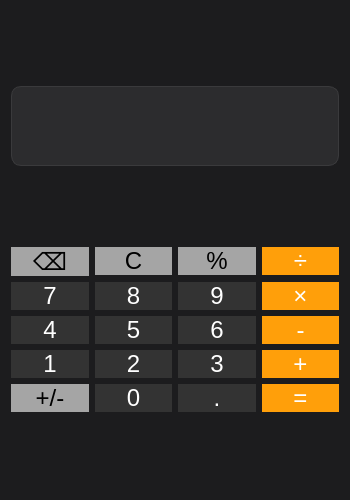
<?xml version="1.0" encoding="UTF-8"?>
<ui version="4.0">
 <class>Widget</class>
 <widget class="QWidget" name="Widget">
  <property name="geometry">
   <rect>
    <x>0</x>
    <y>0</y>
    <width>350</width>
    <height>500</height>
   </rect>
  </property>
  <property name="windowTitle">
   <string>计算器</string>
  </property>
  <property name="styleSheet">
   <string notr="true">QWidget {
    background-color: #1c1c1e;
}
QLineEdit#display {
    background-color: #2c2c2e;
    color: white;
    border: 1px solid #3a3a3c;
    border-radius: 10px;
    font-size: 36px;
    padding: 10px;
}
QPushButton {
    background-color: #333333;
    color: white;
    border: none;
    border-radius: 15px;
    font-size: 24px;
}
QPushButton:hover {
    background-color: #4a4a4a;
}
QPushButton:pressed {
    background-color: #1a1a1a;
}
QPushButton#btnAdd, QPushButton#btnSub, QPushButton#btnMul, QPushButton#btnDiv, QPushButton#btnEqual {
    background-color: #ff9f0a;
    color: white;
}
QPushButton#btnAdd:hover, QPushButton#btnSub:hover, QPushButton#btnMul:hover, QPushButton#btnDiv:hover, QPushButton#btnEqual:hover {
    background-color: #ffb340;
}
QPushButton#btnBackspace, QPushButton#btnClear, QPushButton#btnPercent, QPushButton#btnSign {
    background-color: #a5a5a5;
    color: black;
}</string>
  </property>
  <layout class="QVBoxLayout" name="verticalLayout">
   <item>
    <widget class="QLineEdit" name="display">
     <property name="minimumSize">
      <size>
       <width>0</width>
       <height>80</height>
      </size>
     </property>
     <property name="maximumSize">
      <size>
       <width>16777215</width>
       <height>80</height>
      </size>
     </property>
     <property name="font">
      <font>
       <pointsize>-1</pointsize>
      </font>
     </property>
     <property name="focusPolicy">
      <enum>Qt::FocusPolicy::NoFocus</enum>
     </property>
     <property name="alignment">
      <set>Qt::AlignmentFlag::AlignRight|Qt::AlignmentFlag::AlignTrailing|Qt::AlignmentFlag::AlignVCenter</set>
     </property>
     <property name="readOnly">
      <bool>true</bool>
     </property>
    </widget>
   </item>
   <item>
    <layout class="QGridLayout" name="gridLayout">
     <item row="0" column="0">
      <widget class="QPushButton" name="btnBackspace">
       <property name="text">
        <string>⌫</string>
       </property>
      </widget>
     </item>
     <item row="0" column="1">
      <widget class="QPushButton" name="btnClear">
       <property name="text">
        <string>C</string>
       </property>
      </widget>
     </item>
     <item row="0" column="2">
      <widget class="QPushButton" name="btnPercent">
       <property name="text">
        <string>%</string>
       </property>
      </widget>
     </item>
     <item row="0" column="3">
      <widget class="QPushButton" name="btnDiv">
       <property name="text">
        <string>÷</string>
       </property>
      </widget>
     </item>
     <item row="1" column="0">
      <widget class="QPushButton" name="btn7">
       <property name="text">
        <string>7</string>
       </property>
      </widget>
     </item>
     <item row="1" column="1">
      <widget class="QPushButton" name="btn8">
       <property name="text">
        <string>8</string>
       </property>
      </widget>
     </item>
     <item row="1" column="2">
      <widget class="QPushButton" name="btn9">
       <property name="text">
        <string>9</string>
       </property>
      </widget>
     </item>
     <item row="1" column="3">
      <widget class="QPushButton" name="btnMul">
       <property name="text">
        <string>×</string>
       </property>
      </widget>
     </item>
     <item row="2" column="0">
      <widget class="QPushButton" name="btn4">
       <property name="text">
        <string>4</string>
       </property>
      </widget>
     </item>
     <item row="2" column="1">
      <widget class="QPushButton" name="btn5">
       <property name="text">
        <string>5</string>
       </property>
      </widget>
     </item>
     <item row="2" column="2">
      <widget class="QPushButton" name="btn6">
       <property name="text">
        <string>6</string>
       </property>
      </widget>
     </item>
     <item row="2" column="3">
      <widget class="QPushButton" name="btnSub">
       <property name="text">
        <string>-</string>
       </property>
      </widget>
     </item>
     <item row="3" column="0">
      <widget class="QPushButton" name="btn1">
       <property name="text">
        <string>1</string>
       </property>
      </widget>
     </item>
     <item row="3" column="1">
      <widget class="QPushButton" name="btn2">
       <property name="text">
        <string>2</string>
       </property>
      </widget>
     </item>
     <item row="3" column="2">
      <widget class="QPushButton" name="btn3">
       <property name="text">
        <string>3</string>
       </property>
      </widget>
     </item>
     <item row="3" column="3">
      <widget class="QPushButton" name="btnAdd">
       <property name="text">
        <string>+</string>
       </property>
      </widget>
     </item>
     <item row="4" column="0">
      <widget class="QPushButton" name="btnSign">
       <property name="text">
        <string>+/-</string>
       </property>
      </widget>
     </item>
     <item row="4" column="1">
      <widget class="QPushButton" name="btn0">
       <property name="text">
        <string>0</string>
       </property>
      </widget>
     </item>
     <item row="4" column="2">
      <widget class="QPushButton" name="btnPoint">
       <property name="text">
        <string>.</string>
       </property>
      </widget>
     </item>
     <item row="4" column="3">
      <widget class="QPushButton" name="btnEqual">
       <property name="text">
        <string>=</string>
       </property>
      </widget>
     </item>
    </layout>
   </item>
  </layout>
 </widget>
 <resources/>
 <connections/>
</ui>
